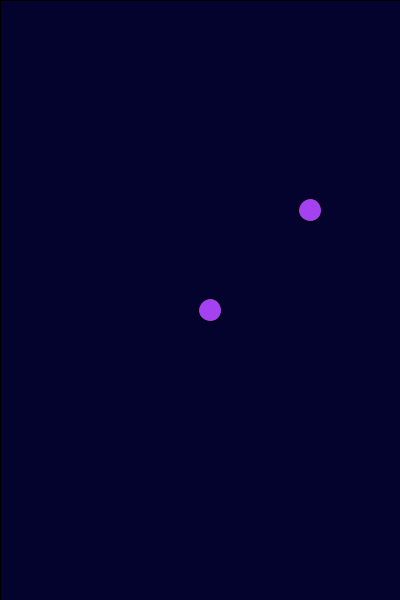
Frame 1 (no input)
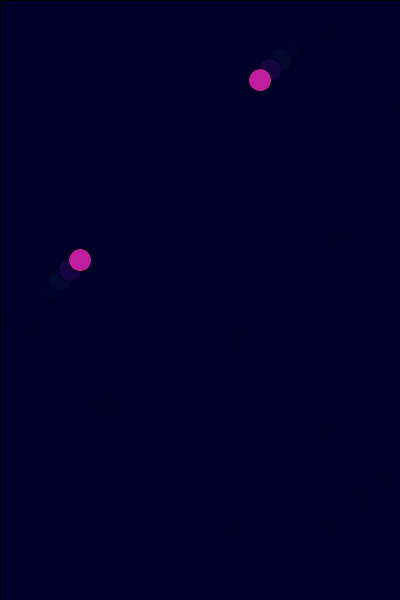
Frame 60 (the mouse pressed at the canvas centre just before this capture)
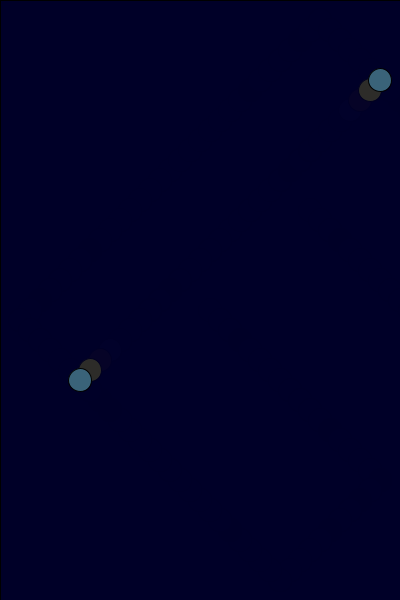
Frame 120 (the mouse held since frame 60 and released just before this capture)

The Processing sketch that drew these frames (run headless with seeded random() and noise(); from frame 60 on, the mouse is pressed at the canvas centre):

// Processing sketch: processing_62361
// ── processing_62361.pde

float radius;
float ballX;
float ballY;
float xSpeed;
float ySpeed;

void setup()
{
  size(400, 600);
  background(14, 13, 64);
  smooth();
  frameRate(.00000000001);

  frameRate(60);
  radius = 20;
  ballX = width/2;
  ballY = height/2;
  xSpeed = 10;
  ySpeed = 10;
}

void draw()
{
  // Is ball at the bottom?
  if (ballY >= height-radius )
  {
    ballY = height-radius;
    ySpeed = ySpeed * (-1) ;
  }

  // Is ball at the top?
  if (ballY <= radius )
  {
    ballY = radius;
    ySpeed = ySpeed * (-1) ;
  }

  // Is ball at the right edge?
  if (ballX >= width-radius )
  {
    ballX = width-radius;
    xSpeed = xSpeed * (-1) ;
  }

  // Is ball at the left edge?
  if (ballX <= radius )
  {
    ballX = radius;
    xSpeed = xSpeed * (-1) ;
  }

  ballX = ballX + xSpeed;
  ballY = ballY + ySpeed;
  fill(0, 0, 40, 200);
  rect(0, 0, width, height);
  
  fill(random(255),random(255),random(255));
  ellipse( ballX, ballY, 23, 23 );
  ellipse(ballY,  ballX, 23,23);
  println("x=" + ballX + " y=" + ballY);
}

void mouseDragged()
{
  ballX = mouseX;
  xSpeed = mouseX - pmouseX ;

  ballY = mouseY;
  ySpeed = mouseY - pmouseY ;
}
